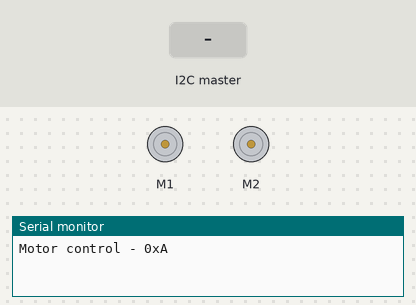
Simulated run of this sketch. Board: Arduino Uno, built with avr-gcc and run on an emulated ATmega328P. Shown: 2 × DC motor (green arrow = forward, orange = backward, longer = faster), the last lines printed to the serial monitor. The inputs (shaded band) are chosen by the test bench.

Above: at 1.2 s.
1.3 s: the I2C master sends the byte 1
2.8 s: the I2C master sends the byte 90
At 3.5 s:
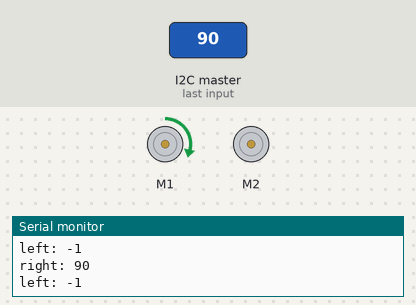
4.3 s: the I2C master sends the byte 200
At 4.7 s:
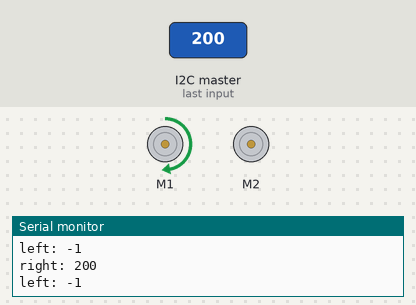
Timing chart, 0 to 7.3 s (numbered marks = the images above; inputs shaded):
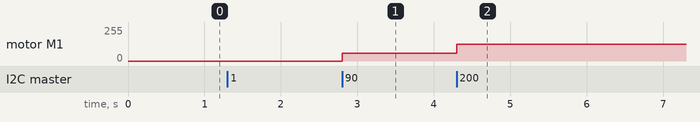

The sketch:

motor_drive_0xA.ino
```cpp
#include "DualVNH5019MotorShield.h"
#include <Wire.h>

DualVNH5019MotorShield md;

int right;
int left;
int rightN;
int leftN;

//============

void stopIfFault() {
  if (md.getM1Fault())
  {
    Serial.println("M1 fault");
    delay(1000);
    return;
  }
  if (md.getM2Fault())
  {
    Serial.println("M2 fault");
    delay(1000);
    return;
  }
}

//============

void setup() {
  Serial.begin(115200);
  Serial.println("Motor control - 0xA");
  md.init();

  Wire.begin(0xA);                // join i2c bus with address 0xA
  Wire.onReceive(receiveEvent);   // register event
}

//============

void receiveEvent(int howMany){
  while (Wire.available()){
  right = Wire.read();
  rightN = Wire.read();
  left = Wire.read();
  leftN = Wire.read();
  }
  // set the speeds to negative if condition is true
  if (rightN == 1){
    right = right * -1;
  }
  if (leftN == 1){
    left = left * -1;
  }
  Serial.print("right: ");
  Serial.println(right);
  Serial.print("left: ");
  Serial.println(left);

  md.setSpeeds(right, left);
}

//============

void loop() {
  stopIfFault();
}
```

Measured:
- after the input at 2.8 s, motor M1: stopped → forward 57/255 at once
- after the input at 4.3 s, motor M1: forward 57/255 → forward 127/255 at once
